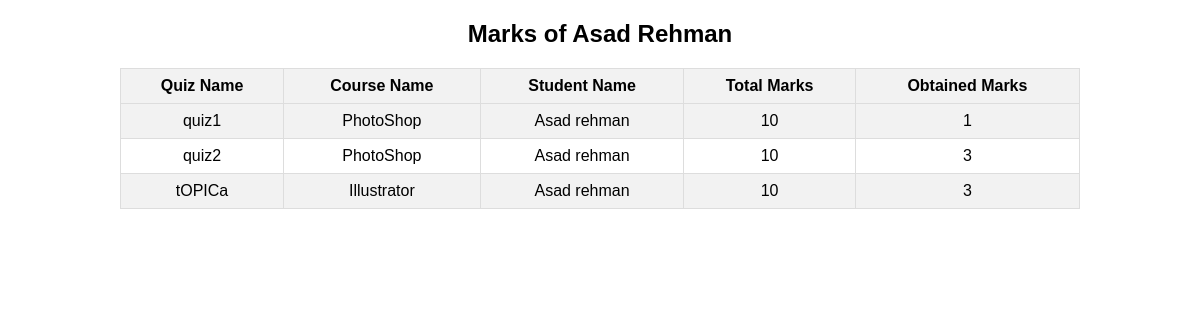
Page /ViewMarks.php on the committed database.
### tables this page shows
CREATE TABLE `quiz_marks` (
  `indx` int(244) NOT NULL,
  `quiz_name` varchar(244) NOT NULL,
  `course_name` varchar(244) NOT NULL,
  `student_name` varchar(244) NOT NULL,
  `student_id` varchar(244) NOT NULL,
  `toatl_marks` int(244) NOT NULL,
  `obtained_marks` int(244) NOT NULL
);

### ViewMarks.php (the view, shortened to what this page needs)
<!DOCTYPE html>
<html lang="en">
<head>
</head>
<body>
<?php
function fetchAndEchoMarks($connection , $student_name , $student_id) {
    $query = "SELECT quiz_name, course_name, student_name, toatl_marks, obtained_marks
              FROM quiz_marks
              WHERE student_name = '$student_name' AND student_id = '$student_id'";
    $result = mysqli_query($connection, $query);
    if ($result) {
        if (mysqli_num_rows($result) > 0) {
            echo "<h2>Marks of  $student_name  </h2>";
            echo "<table class='quiz-table'>
                    <tr>
                        <th style='color: black;'>Quiz Name</th>
                        <th style='color: black;'>Course Name</th>
                        <th style='color: black;'>Student Name</th>
                        <th style='color: black;'>Total Marks</th>
                        <th style='color: black;'>Obtained Marks</th>
                    </tr>";
            while ($row = mysqli_fetch_assoc($result)) {
                echo "<tr>
                        <td>{$row['quiz_name']}</td>
                        <td>{$row['course_name']}</td>
                        <td>{$row['student_name']}</td>
                        <td>{$row['toatl_marks']}</td>
                        <td>{$row['obtained_marks']}</td>
                      </tr>";
            }
            echo "</table>";
        } else {
            echo "<h2>No marks data found for student $student_name (ID: $student_id)</h2>";
        }
    } else {
        echo "<h2>Error: " . mysqli_error($connection) . "</h2>";
    }
}
include 'connection.php';
$user_name = "Asad Rehman";
$admin_Id = "s01";
fetchAndEchoMarks($connection, $user_name, $admin_Id);
?>
</body>
</html>

### ViewMarks.php (style rules this page uses)
body { font-family: Arial, sans-serif; margin: 0; padding: 0; }
h2 { text-align: center; margin-top: 20px; }
.quiz-table { width: 80%; margin: 20px auto; border-collapse: collapse; }
.quiz-table th, .quiz-table td { border: 1px solid #ddd; padding: 8px; text-align: center; }
.quiz-table th { background-color: #f2f2f2; }
.quiz-table tr:nth-child(even) { background-color: #f2f2f2; }

### rows in the picture
quiz_marks: quiz_name "quiz1", course_name "PhotoShop", student_name "Asad rehman", toatl_marks "10", obtained_marks "1"
quiz_marks: quiz_name "quiz2", course_name "PhotoShop", student_name "Asad rehman", toatl_marks "10", obtained_marks "3"
quiz_marks: quiz_name "tOPICa", course_name "Illustrator", student_name "Asad rehman", toatl_marks "10", obtained_marks "3"

### other values in the picture
$student_name "Asad Rehman"
